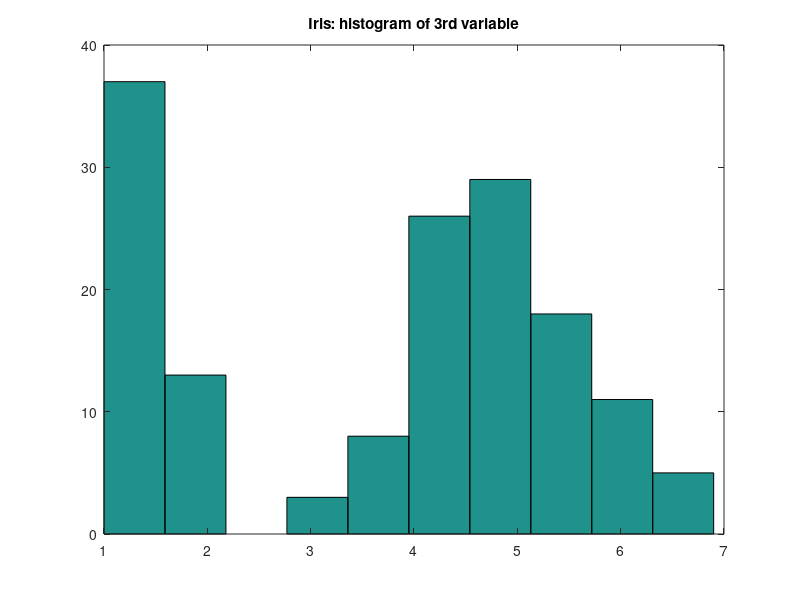
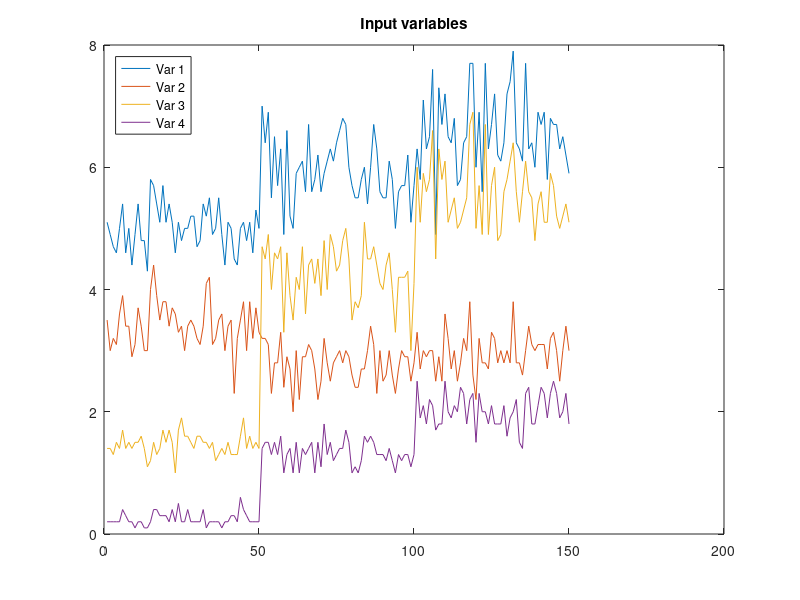
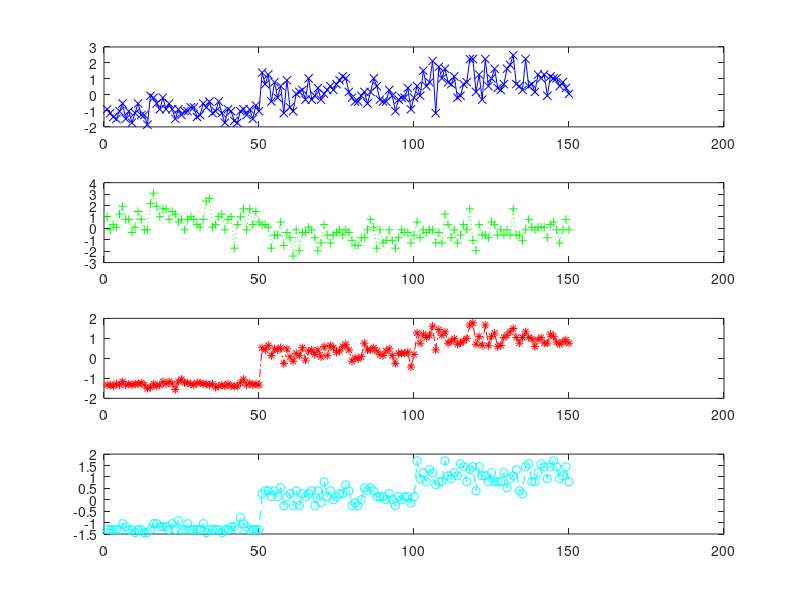

These charts were generated, in order, by the following MATLAB code: (Note: this script raises an error after producing the figures.)
%
% First exercises: Introduction to data stuff using Matlab
% GOAL: Go through the macro below line-by-line, see what happens and
%  then study the documentation of the corresponding commands so that
%  you are ready to use them yourself in what follows
%
clear, close all %Clarify the workspace and close all windows for fresh start
%Consult: http://en.wikipedia.org/wiki/Fisher%27s_iris
load fisheriris %Load sample data file (Matlab's internal sample)
doc load %Let's open documentation window for the previous command
DataName = 'Iris'; %String for data name
X = meas; %Allocate new variable for input data matrix
min(X), max(X) %Minimums and maximums of varibles/attributes in input;
% observe the columwise behavior of the previous command, in comparison to
min(min(X)), max(max(X))
[N,n] = size(X) %New variables for amount of observations and size of vectors
% Notice that without ';' at the end of line the result of operation is shown
%
% One can separate parts of macro using double %%, and then use Cntr+Enter
%  to run the macro in blocks that have been defined
%
% The next comment with double %%+space' ' creates a break and block sections
% in this macro; the blocks can be run sequentially one by one with
% the shortcut Ctrl+Enter. Try this!
%% Writing formatted data into screen (i.e. standard output)
fprintf('%s data set: Nbr obs = %3d, size of inputs = %2d\n\n',DataName,N,n);
%% 
Classes = zeros(N,1); %Initializing new variable; should do this always before use
%
% This is the loop way, typical for procedural programming languages
for i=1:N %Loop to encode class label strings into numbers
    if (strcmp(species(i),'setosa')) Classes(i) = 1;
    elseif (strcmp(species(i),'versicolor')) Classes(i) = 2;
    elseif (strcmp(species(i),'virginica')) Classes(i) = 3;
    end
end
%
% This is the Matlab style, uses vectorial structures and their operations directly
Classes2(strcmp(species,'setosa')) = 1;
Classes2(strcmp(species,'versicolor')) = 2;
Classes2(strcmp(species,'virginica')) = 3;
norm(Classes-Classes2') %Check whether we obtain same results, up to transpose
whos %Current variables in workspace ("Workspace" in Matlab main window)
clear meas %free memory by clearing variable allocations
ncls = max(Classes);
for c=1:ncls
    Xcls = X(Classes == c,:); %This is direct way to obtain subset of data
    I = find(Classes == c); %Indeces representing class c
    min(X(I,:)) %or min(Xcls)
    [Y,J] = min(X(I,3)); %Value and index of class c's third variable's min
    clssize = length(I); %Size of class c = length of index vector I,
                         % or size(Xcls,1) 
    fprintf('Class %1d: abs freq = %2d, rel freq = %4.2f\n',c,clssize,...
        100*clssize/N);
    %If you understand this subindecing example you are almost MATLAB pro
    fprintf('Class %1d: min for variable 3 = %4.2f in index %2d\n',c,Y,I(J));    
end
%
% And then to visualizations, one of main reasons for popularity of Matlab
%
titstr = strcat(DataName,': histogram of 3rd variable'); %Creating title with name of data
hist(X(:,3)) %Histogram for third variable: discrete distribution of values
title(titstr)
% Next plot draws all input values separately into same window
figure, plot(X), title('Input variables'),...
    legend('Var 1','Var 2','Var 3','Var 4','Location','NorthWest')
% NOTE: From Figure window you can change values of all the properties;
%  E.g. Increase the font in axis tick labels into 25 (Edit/Axes Properties/More Properties)
% Let's scale the input and draw individual plots with different colors
%
lstyles = {'bx-','g+:','r*-.','co--'}; %Own linestyle for each variable, set of strings
Z = zscore(X); %Normalizing the input variables using linear scaling
figure
for i=1:n
    subplot(4,1,i), plot(Z(:,i),lstyles{i})
end
mean(Z) %Compute and plot means of scaled data
%
% Other way round, i.e. let's study observations through variables
labels = {'Sepal Length','Sepal Width','Petal Length','Petal Width'};
figure, parallelcoords(X,'group',species,'labels',labels);
% If you are interested, you can also study other Multivariate Plots
%  provided by Matlab using doc/help window
% 
% From one dimensional plots to two dimensional scatterings
Colors = lines(ncls); %Own color for each class
markers = {'x','+','*'}; %Own marker for each class
figure
for c=1:ncls
    I = find(Classes == c);
    scatter(X(I,1),X(I,3),88,markers{c},'CData',Colors(c,:)), hold on
end
legend('Class 1','Class 2','Class 3') %Not fancy version, 
% include sufficient amount of these namestrings by hand
title('Scattered values of 1st and 3rd coordinates')
%
% With not-too-many variables both one and two dimensional plots can be
% obtained with only one command:
figure, plotmatrix(X)
%
% Is there still time left? If so find your own data to play aroung, e.g.,
% from UCI Machine Learning Repository (Search it): load and save it locally,
% and then load it in Matlab. Then repeat the analysis as below to get
% to know that particular data:
% - What were the questions that were answered through the manipulations
% and illustrations below?
% - If difficulties in choosing own data continue with
%   "seeds" Data Set from UCI... (look the file first, do something along saving, 
%    use load to bring into workspace and... ride on)
